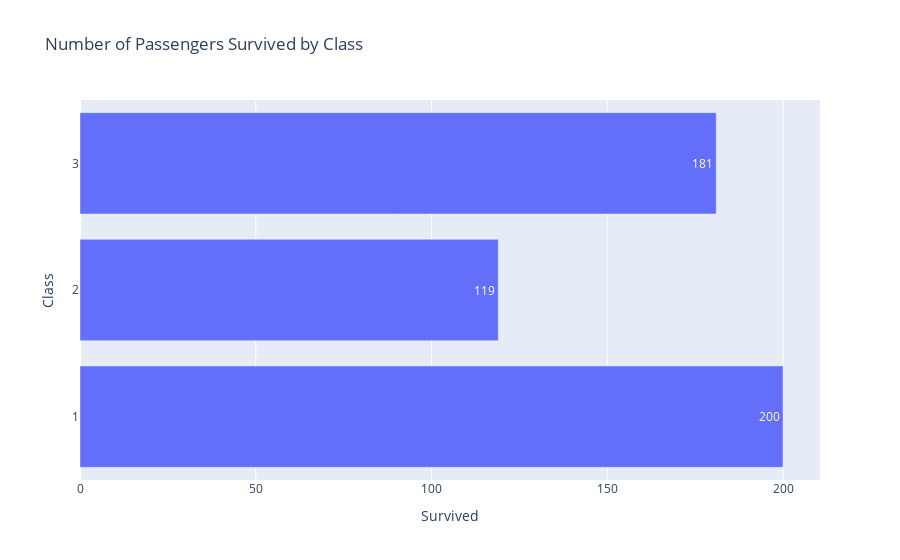

The code cell stored with this chart in its notebook:
### Markdown cell above
## 1. Create a horizontal bar chart for number of passengers survived by class

### Code cell
survived_by_class = titanic_df.groupby('pclass')['survived'].sum().reset_index()
fig1 = px.bar(survived_by_class, x='survived', y='pclass', orientation='h', text='survived',
              labels={'pclass': 'Class', 'survived': 'Survived'}, title='Number of Passengers Survived by Class')
fig1.update_layout(yaxis_type='category')
fig1.show()

### Figure 1 — Plotly figure (JSON) as saved in the notebook; plotly's stock layout.template omitted (floating-point values rounded to 4 significant figures)
{"data": [{"alignmentgroup": "True", "hovertemplate": "Survived=%{text}<br>Class=%{y}<extra></extra>", "legendgroup": "", "marker": {"color": "#636efa", "pattern": {"shape": ""}}, "name": "", "offsetgroup": "", "orientation": "h", "showlegend": false, "text": [200, 119, 181], "textposition": "auto", "type": "bar", "x": [200, 119, 181], "xaxis": "x", "y": [1, 2, 3], "yaxis": "y"}], "layout": {"autosize": true, "barmode": "relative", "legend": {"tracegroupgap": 0}, "title": {"text": "Number of Passengers Survived by Class"}, "xaxis": {"anchor": "y", "autorange": true, "domain": [0, 1], "range": [0, 210.5], "title": {"text": "Survived"}, "type": "linear"}, "yaxis": {"anchor": "x", "autorange": true, "domain": [0, 1], "range": [-0.5, 2.5], "title": {"text": "Class"}, "type": "category"}}}
